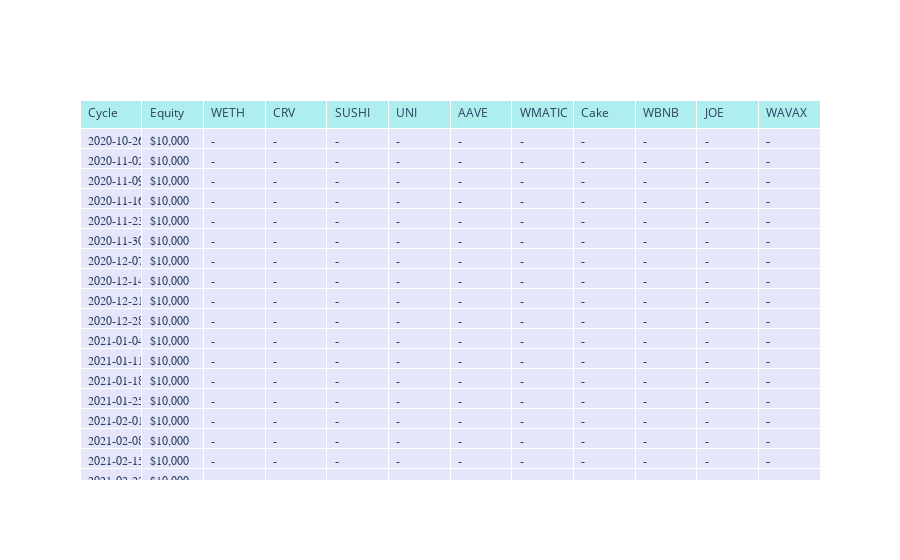

Here is the notebook cell this chart was saved with:
### Markdown cell above
### Alpha model timeline analysis

We display a table that shows how alpha model performermed over time.

- Display portfolio weightings at each strategy cycle

- Show performance of individidual positions taken during this cycle

The visualisation will have the a column for each asset being traded. The cell of a column contains the following elements

- Asset **price change** (up/down) since the last strategy cycle

- **Price** of the asset at the start of the strategy cycle

- **Weight** % as the part of the portfolio that was chosen for the next cycle

- **Open** value of the position as USD

- **Adjust** value of the position as USD -  to get to the target weight - how much asset needs to be bought or sold

- **Close** the remaining value of the position as USD 

- **Profit**: The life time profit of the position so far

Position opening and closing rules

- A position may contain multiple trades

- Unlike on some exchanges, we adjust existing positions by increasing or decreasing them - a trade can count against existing position

- Posions are opened if there are no existing holdings of an asset

- The position is adjusted over the time

- The position is closed when the remaining assets of the position are sold

### Code cell
from tradeexecutor.analysis.alpha_model_analyser import render_alpha_model_plotly_table, create_alpha_model_timeline_all_assets

timeline = create_alpha_model_timeline_all_assets(state, universe, new_line="<br>")
figure, table = render_alpha_model_plotly_table(timeline)

display(figure)

### Figure 1 — Plotly figure (JSON) as saved in the notebook; plotly's stock layout.template omitted (floating-point values rounded to 4 significant figures; data arrays with more than 128 entries replaced by an {"elided": "..."} marker saying what was removed)
{"data": [{"cells": {"align": "left", "fill": {"color": "lavender"}, "font": {"family": "monospace"}, "values": {"elided": "12x119 str values"}}, "header": {"align": "left", "fill": {"color": "paleturquoise"}, "values": ["Cycle", "Equity", "WETH", "CRV", "SUSHI", "UNI", "AAVE", "WMATIC", "Cake", "WBNB", "JOE", "WAVAX"]}, "type": "table"}], "layout": {}}
